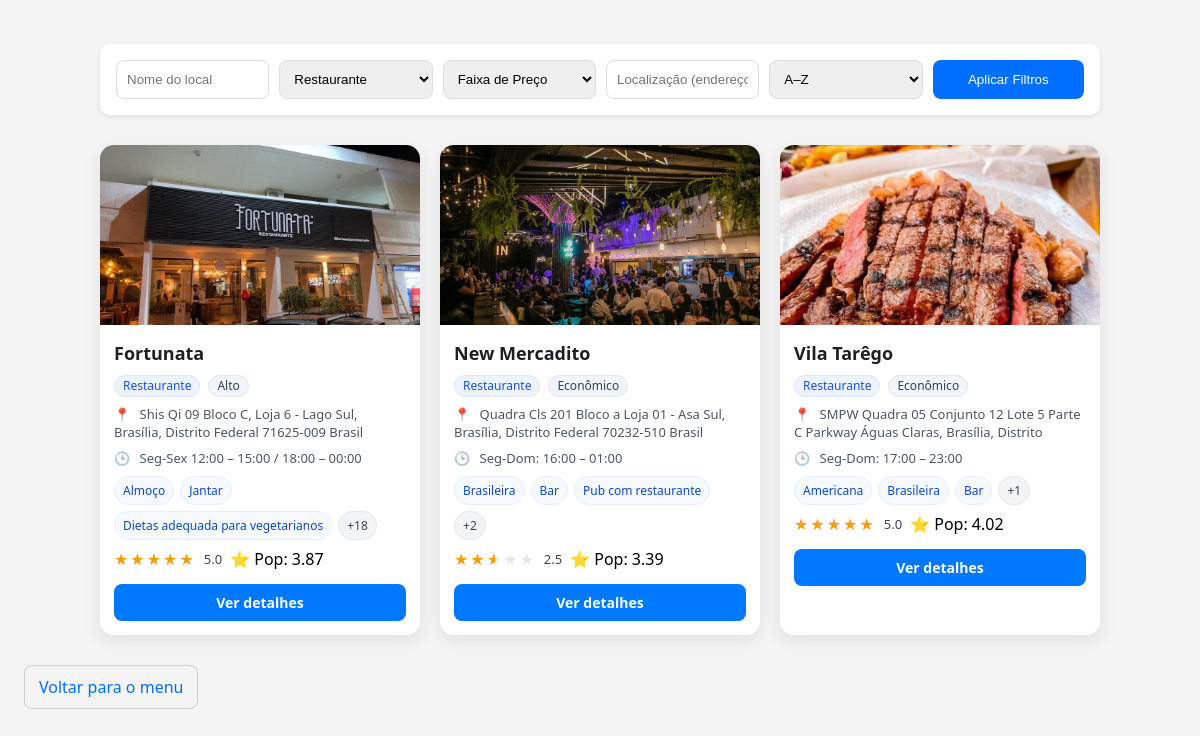
Before: /locais/explorar.php?tipo=Restaurante with the older database file.
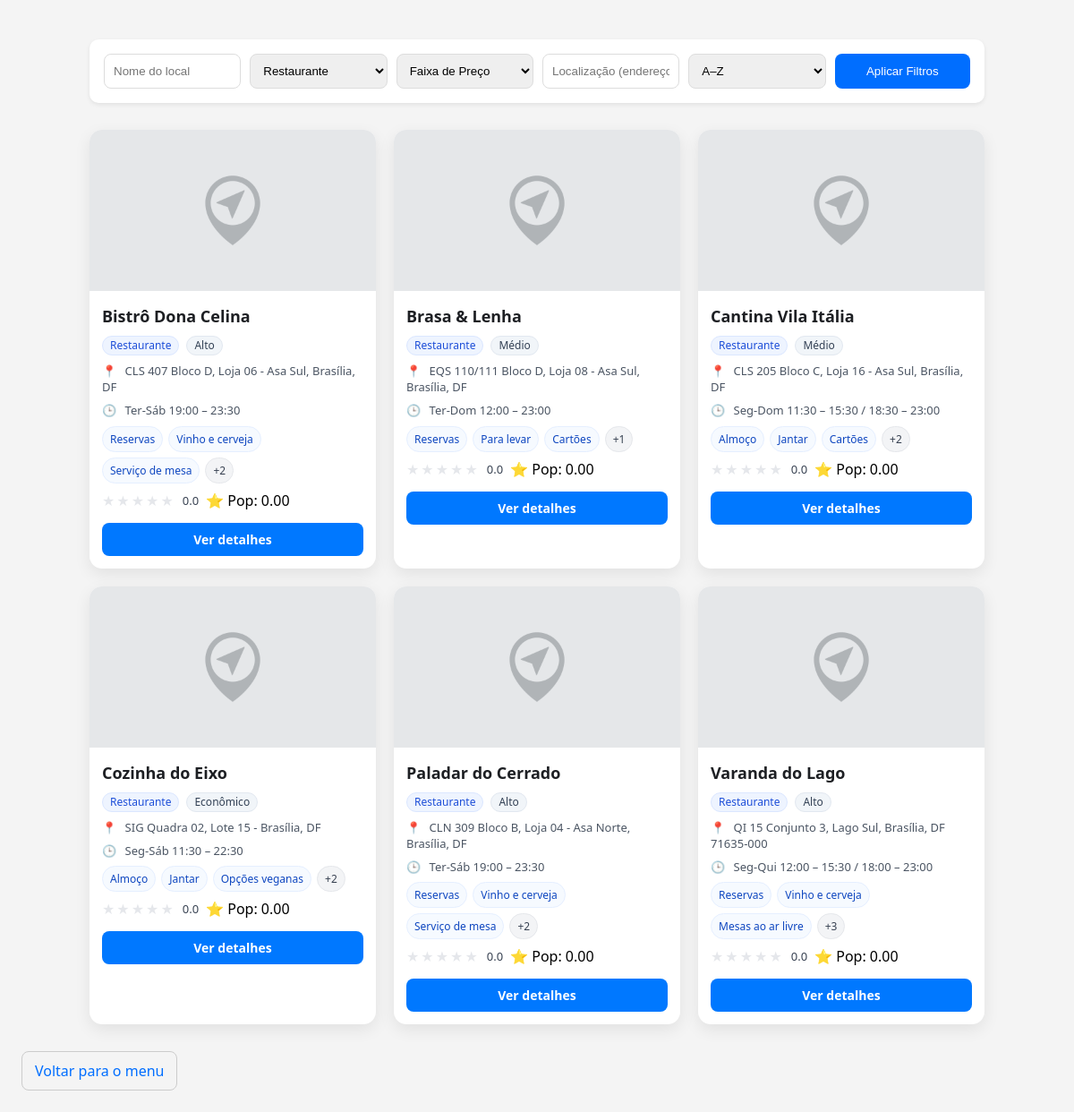
After: the same page with the newer database file.
### tables this page shows
CREATE TABLE `locais` (
  `id_local` INT(11) NOT NULL AUTO_INCREMENT,
  `nome`     VARCHAR(120) NOT NULL,
  `tipo`     ENUM(
               'Restaurante','Bar','Cafeteria','Lanchonete','Pizzaria','Pub','Balada',
               'Parque','Trilha','Praça','Museu','Teatro','Cinema','Show','Evento',
               'Feira','Mercado','Centro Cultural','Atração Turística','Outro'
             ) NOT NULL,
  `descricao`              TEXT DEFAULT NULL,
  `endereco`               VARCHAR(255) NOT NULL,
  `faixa_preco`            ENUM('Econômico','Médio','Alto') NOT NULL,
  `horario_funcionamento`  TEXT DEFAULT NULL,
  `site`                   VARCHAR(255) DEFAULT NULL,
  `telefone`               VARCHAR(25)  DEFAULT NULL,
  `email_contato`          VARCHAR(120) DEFAULT NULL,
  `redes_sociais`          TEXT DEFAULT NULL,
  `servicos`               TEXT DEFAULT NULL,
  `imagem_capa`            VARCHAR(255) DEFAULT NULL,
  `avaliacao_media`        FLOAT DEFAULT 0,
  `criado_em`              TIMESTAMP NOT NULL DEFAULT CURRENT_TIMESTAMP,
  `atualizado_em`          TIMESTAMP NOT NULL DEFAULT CURRENT_TIMESTAMP ON UPDATE CURRENT_TIMESTAMP,
  PRIMARY KEY (`id_local`),
  KEY `idx_locais_tipo` (`tipo`),
  KEY `idx_locais_faixa` (`faixa_preco`),
  KEY `idx_locais_nome`  (`nome`)
);

### bd/conexao.php (called while the page is built, shortened)
<?php
function url(string $path): string {
    return rtrim(BASE_PATH, '/') . '/' . ltrim($path, '/');
}

### locais/explorar.php (the view, shortened to what this page needs)
<?php
require __DIR__ . '/../bd/conexao.php';
$pdo = pdo();
$tipo        = $_GET['tipo']        ?? '';
$endereco    = $_GET['endereco']    ?? '';
$nome        = $_GET['nome']        ?? '';
$ordenar     = $_GET['ordenar']     ?? 'nome';
$query = "
SELECT
  l.id_local,
  l.nome,
  l.tipo,
  l.endereco,
  l.faixa_preco,
  l.horario_funcionamento,
  l.servicos,
  l.imagem_capa,
  COALESCE(AVG(a.nota), 0) AS avaliacao_media,
  COUNT(a.id_avaliacao) AS total_avaliacoes,
  -- Cálculo de popularidade (modelo IMDb)
  (
    (COUNT(a.id_avaliacao) / (COUNT(a.id_avaliacao) + 50)) * COALESCE(AVG(a.nota), 0)
    +
    (50 / (COUNT(a.id_avaliacao) + 50)) * (SELECT AVG(nota) FROM avaliacoes)
  ) AS popularidade
FROM locais l
LEFT JOIN avaliacoes a ON a.id_local = l.id_local
WHERE 1=1
";
$params = [];
if ($tipo !== '') {
    $query .= " AND l.tipo = :tipo";
    $params[':tipo'] = $tipo;
}
$query .= " GROUP BY l.id_local ";
switch ($ordenar) {
    default:
        $query .= " ORDER BY l.nome ASC";
        break;
}
$stmt = $pdo->prepare($query);
foreach ($params as $k => $v) {
    $stmt->bindValue($k, $v);
}
$stmt->execute();
$locais = $stmt->fetchAll(PDO::FETCH_ASSOC);
$tipos = [
    'Restaurante','Bar','Cafeteria','Lanchonete','Pizzaria','Pub','Balada',
    'Parque','Trilha','Praça','Museu','Teatro','Cinema','Show','Evento',
    'Feira','Mercado','Centro Cultural','Atração Turística','Outro'
];
function split_list($str) {
    $parts = array_map('trim', explode(',', (string)$str));
    return array_values(array_filter($parts, fn($v) => $v !== ''));
}
?>
<!DOCTYPE html>
<html lang="pt-br">
<head>
    <link rel="stylesheet" href="../css/explorar.css">
</head>
<body>
    <div class="filters-container">
        <form method="GET" class="filters-form">
            <input type="text" name="nome" placeholder="Nome do local" value="<?= htmlspecialchars($nome) ?>">
            <select name="tipo">
                <?php foreach ($tipos as $t): ?>
                    <option value="<?= htmlspecialchars($t) ?>" <?= $tipo === $t ? 'selected' : '' ?>>
                        <?= htmlspecialchars($t) ?>
                    </option>
                <?php endforeach; ?>
            </select>
            <select name="faixa_preco">
                <option value="">Faixa de Preço</option>
            </select>
            <input type="text" name="endereco" placeholder="Localização (endereço, bairro, rua...)" value="<?= htmlspecialchars($endereco) ?>">
            <select name="ordenar" onchange="this.form.submit()">
                <option value="nome" <?= $ordenar === 'nome' ? 'selected' : '' ?>>A–Z</option>
            </select>
            <button type="submit">Aplicar Filtros</button>
        </form>
    </div>
    <div class="locais-container">
        <?php foreach ($locais as $local): ?>
            <?php
              $img = $local['imagem_capa']
                     ? "../img/capa-locais/" . htmlspecialchars($local['imagem_capa'])
                     : "../img/default-profile.jpg";
              $nomeCard = htmlspecialchars($local['nome']);
              $tipoCard = htmlspecialchars($local['tipo']);
              $preco    = htmlspecialchars($local['faixa_preco']);
              $end      = htmlspecialchars($local['endereco'] ?? '');
              $rating = (float)($local['avaliacao_media'] ?? 0);
              $rating = max(0, min(5, $rating));
              $ratingPct = ($rating / 5) * 100;
              $pop = number_format((float)($local['popularidade'] ?? 0), 2);
              $horario_snippet = '';
              if (!empty($local['horario_funcionamento'])) {
                $parts = preg_split('/[;\n]+/', (string)$local['horario_funcionamento']);
                $horario_snippet = trim($parts[0] ?? '');
              }
              $servicos_arr = split_list($local['servicos'] ?? '');
              $serv_preview = array_slice($servicos_arr, 0, 3);
              $serv_extra   = max(0, count($servicos_arr) - 3);
            ?>
            <div class="local-card">
              <img src="<?= $img ?>" alt="Imagem de <?= $nomeCard ?>" class="local-image">
              <div class="local-body">
                <h3 class="local-title"><?= $nomeCard ?></h3>
                <div class="badges-row">
                  <span class="badge badge-type"><?= $tipoCard ?></span>
                  <span class="badge badge-preco"><?= $preco ?></span>
                </div>
                <?php if ($end): ?>
                  <p class="local-address"><span class="icon">📍</span> <?= $end ?></p>
                <?php endif; ?>
                <?php if ($horario_snippet): ?>
                  <p class="local-hours"><span class="icon">🕒</span> <?= htmlspecialchars($horario_snippet) ?></p>
                <?php endif; ?>
                <?php if (!empty($serv_preview)): ?>
                  <div class="chips">
                    <?php foreach ($serv_preview as $s): ?>
                      <span class="chip"><?= htmlspecialchars($s) ?></span>
                    <?php endforeach; ?>
                    <?php if ($serv_extra > 0): ?>
                      <span class="chip chip-more">+<?= $serv_extra ?></span>
                    <?php endif; ?>
                  </div>
                <?php endif; ?>
                <div class="rating-row">
                  <div class="stars" style="--rating-pct: <?= $ratingPct ?>%;" aria-label="Avaliação <?= number_format($rating,1) ?> de 5"></div>
                  <span class="rating-number"><?= number_format($rating,1) ?></span>
                  <span class="popularity-number">⭐ Pop: <?= $pop ?></span>
                </div>
                <a href="detalhes.php?id=<?= (int)$local['id_local'] ?>" class="btn-detalhes">Ver detalhes</a>
              </div>
            </div>
        <?php endforeach; ?>
    </div>
    <a class="link-button" href="<?= url('./dashboard.php') ?>">Voltar para o menu</a>
</body>
</html>

### css/explorar.css (style rules this page uses)
* { margin: 0; padding: 0; box-sizing: border-box; }
body { font-family: system-ui, Arial, sans-serif; background-color: #f4f4f4; padding: 24px; }
.link-button { display: inline-block; padding: 10px 14px; border: 1px solid #ccc; border-radius: 8px; text-decoration: none; color: #006eff; text-align: center; }
.filters-container { width: 100%; max-width: 1000px; margin: 20px auto; padding: 16px; background: #fff; border-radius: 10px; box-shadow: 0 2px 5px rgba(0,0,0,0.08); }
.filters-form { display: flex; flex-wrap: wrap; gap: 10px; }
.filters-form input, .filters-form select, .filters-form button { flex: 1; min-width: 150px; padding: 10px; border: 1px solid #ddd; border-radius: 8px; }
.filters-form button { background: #006eff; color: #fff; border: none; cursor: pointer; transition: 0.2s; }
.locais-container { width: 100%; max-width: 1000px; margin: 30px auto; display: grid; grid-template-columns: repeat(auto-fill, minmax(270px, 1fr)); gap: 20px; }
.local-card { background: #fff; border-radius: 14px; box-shadow: 0 6px 18px rgba(0,0,0,0.08); overflow: hidden; display: flex; flex-direction: column; transition: transform .18s ease, box-shadow .18s ease; }
.local-image { width: 100%; height: 180px; object-fit: cover; display: block; }
.local-body { padding: 12px 14px 14px; display: flex; flex-direction: column; gap: 8px; }
.local-title { font-size: 18px; color: #1d1f23; margin: 4px 0 2px; }
.badges-row { display: flex; gap: 8px; flex-wrap: wrap; }
.badge { display: inline-block; padding: 4px 8px; border-radius: 999px; font-size: 12px; line-height: 1; border: 1px solid transparent; }
.badge-type { background: #eef4ff; color: #1d4ed8; border-color: #dbe7ff; }
.badge-preco { background: #f1f5f9; color: #334155; border-color: #e2e8f0; }
.local-address, .local-hours { font-size: 13px; color: #4b5563; line-height: 1.4; max-height: calc(1.4em * 2); overflow: hidden; text-overflow: ellipsis; display: block; }
.icon { margin-right: 6px; }
.chips { display: flex; flex-wrap: wrap; gap: 6px; }
.chip { font-size: 12px; padding: 5px 8px; border-radius: 999px; background: #f6faff; color: #0f47c0; border: 1px solid #e5efff; }
.chip-more { background: #f3f4f6; color: #374151; border-color: #e5e7eb; }
.rating-row { display: flex; align-items: center; gap: 8px; }
.stars { position: relative; display: inline-block; font-size: 16px; line-height: 1; letter-spacing: 2px; height: 1em; }
.stars::before { content: "★★★★★"; color: #e5e7eb; }
.stars::after { content: "★★★★★"; color: #f59e0b; position: absolute; top: 0; left: 0; width: var(--rating-pct, 0%); overflow: hidden; white-space: nowrap; }
.rating-number { font-size: 13px; color: #374151; }
.btn-detalhes { display: inline-block; margin-top: 6px; padding: 9px 14px; background-color: #0078ff; color: #fff; border-radius: 8px; text-align: center; text-decoration: none; font-size: 14px; font-weight: 600; transition: background-color .25s ease, transform .18s ease; }

Changed rows visible on the page:
no longer on this page (row edited): locais: imagem_capa (picture), nome "New Mercadito", tipo "Restaurante", faixa_preco "Econômico", endereco "Quadra Cls 201 Bloco a Loja 01 - Asa Sul, Brasília, Distrito Federal 70232-510 Brasil", horario_funcionamento "Seg-Dom: 16:00 – 01:00", servicos "Brasileira", servicos "Bar", servicos "Pub com restaurante", servicos "2", $ratingPct 49.6 (drawn), rating "2.5", pop "3.39"
no longer on this page (row edited): locais: imagem_capa (picture), nome "Vila Tarêgo", tipo "Restaurante", faixa_preco "Econômico", endereco "SMPW Quadra 05 Conjunto 12 Lote 5 Parte C Parkway Águas Claras, Brasília, Distrito…", horario_funcionamento "Seg-Dom: 17:00 – 23:00", servicos "Americana", servicos "Brasileira", servicos "Bar", servicos "1", $ratingPct 100 (drawn), rating "5.0", pop "4.02"
added locais: imagem_capa (placeholder picture), nome "Bistrô Dona Celina", tipo "Restaurante", faixa_preco "Alto", endereco "CLS 407 Bloco D, Loja 06 - Asa Sul, Brasília, DF", horario_funcionamento "Ter-Sáb 19:00 – 23:30", servicos "Reservas", servicos "Vinho e cerveja", servicos "Serviço de mesa", servicos "2", $ratingPct 0 (drawn), rating "0.0", pop "0.00"
added locais: imagem_capa (placeholder picture), nome "Brasa & Lenha", tipo "Restaurante", faixa_preco "Médio", endereco "EQS 110/111 Bloco D, Loja 08 - Asa Sul, Brasília, DF", horario_funcionamento "Ter-Dom 12:00 – 23:00", servicos "Reservas", servicos "Para levar", servicos "Cartões", servicos "1", $ratingPct 0 (drawn), rating "0.0", pop "0.00"
added locais: imagem_capa (placeholder picture), nome "Cantina Vila Itália", tipo "Restaurante", faixa_preco "Médio", endereco "CLS 205 Bloco C, Loja 16 - Asa Sul, Brasília, DF", horario_funcionamento "Seg-Dom 11:30 – 15:30 / 18:30 – 23:00", servicos "Almoço", servicos "Jantar", servicos "Cartões", servicos "2", $ratingPct 0 (drawn), rating "0.0", pop "0.00"
added locais: imagem_capa (placeholder picture), nome "Cozinha do Eixo", tipo "Restaurante", faixa_preco "Econômico", endereco "SIG Quadra 02, Lote 15 - Brasília, DF", horario_funcionamento "Seg-Sáb 11:30 – 22:30", servicos "Almoço", servicos "Jantar", servicos "Opções veganas", servicos "2", $ratingPct 0 (drawn), rating "0.0", pop "0.00"
added locais: imagem_capa (placeholder picture), nome "Paladar do Cerrado", tipo "Restaurante", faixa_preco "Alto", endereco "CLN 309 Bloco B, Loja 04 - Asa Norte, Brasília, DF", horario_funcionamento "Ter-Sáb 19:00 – 23:30", servicos "Reservas", servicos "Vinho e cerveja", servicos "Serviço de mesa", servicos "2", $ratingPct 0 (drawn), rating "0.0", pop "0.00"
changed locais: imagem_capa: picture removed, a placeholder shows; nome "Fortunata" → "Varanda do Lago"; endereco "Shis Qi 09 Bloco C, Loja 6 - Lago Sul, Brasília, Distrito Federal 71625-009 Brasil" → "QI 15 Conjunto 3, Lago Sul, Brasília, DF 71635-000"; horario_funcionamento "Seg-Sex 12:00 – 15:00 / 18:00 – 00:00" → "Seg-Qui 12:00 – 15:30 / 18:00 – 23:00"; servicos "18" → "3"; rating "5.0" → "0.0"; pop "3.87" → "0.00"
Other visible differences:
new list line: "Reservas"
new list line: "Vinho e cerveja"
new list line: "Mesas ao ar livre"
list line gone: "Almoço"
list line gone: "Jantar"
list line gone: "Dietas adequada para vegetarianos"
